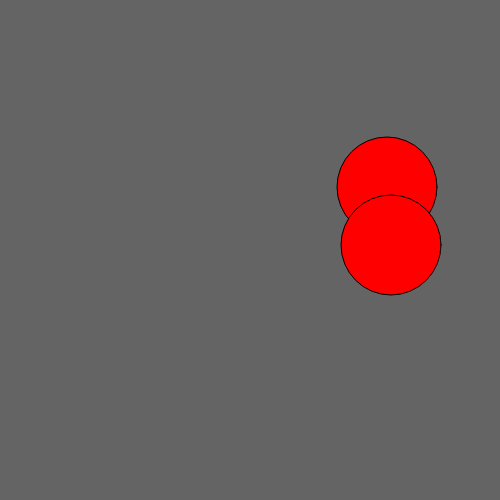
Frame 1 (no input)
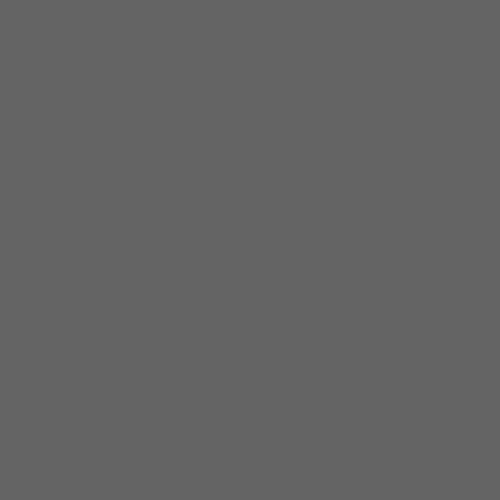
Frame 60 (no input)
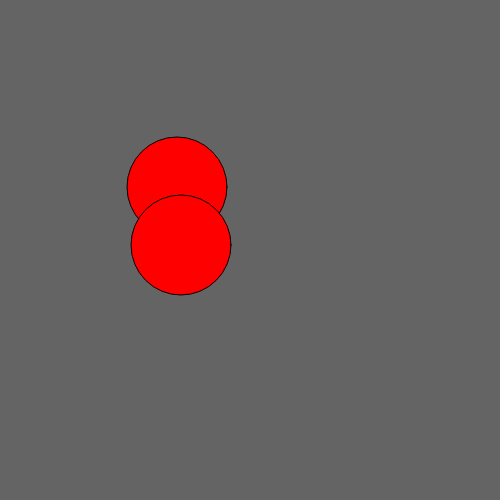
Frame 120 (the mouse pressed at the canvas centre since frame 60)

The p5.js sketch that drew these frames (run headless with seeded random() and noise() and a simulated clock; from frame 60 on, the mouse is pressed at the canvas centre):

// p5.js sketch
// ── sketch.js
let x = 0;


function setup() {
  createCanvas(500, 500);
}

function draw() {
  background (100);
  push() ;
translate(x, 0) ;
  avatar() ;
  x += 5; 
  if (x > width) {
    x = -300;
    pop() ;
  }
}


function avatar() {

  fill("red");
  ellipse(387, 187, 100, 100);
  ellipse(391, 245, 100, 100);

}
